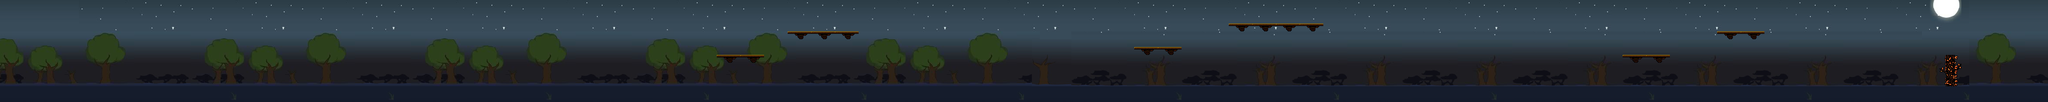

The image is a tile-based game level rendered from a .tmx file. Its description and source (layers, tilesets, objects; grid data summarised) follow:
An orthogonal 260x13 tile map with 16x16 px tiles, 2 tile layers (Background, graphics), 4 tilesets and 39 objects.

<map version="1.8" tiledversion="1.8.4" orientation="orthogonal" renderorder="right-down" width="260" height="13" tilewidth="16" tileheight="16" infinite="0" nextlayerid="12" nextobjectid="54">
 <tileset firstgid="1" source="background.tsx" />
 <tileset firstgid="981" source="AutumnHillsWall1x4_16.tsx" />
 <tileset firstgid="993" source="MovingPlatform_8.tsx" />
 <tileset firstgid="996" source="Ground.tsx" />
 <layer id="1" name="Background" width="260" height="13">
  <data>[3380 cells, 2900 non-empty, 417 distinct tile ids]</data>
 </layer>
 <layer id="2" name="graphics" width="260" height="13">
  <data>[3380 cells, 537 non-empty, 55 distinct tile ids]</data>
 </layer>
 <objectgroup id="3" name="ground">
  <object id="50" x="160" y="176" width="3840" height="32" />
  <object id="52" x="4000" y="144" height="32" />
  <object id="53" x="160" y="144" height="32" />
 </objectgroup>
 <objectgroup id="4" name="enemies">
  <object id="11" x="3744" y="160" width="16" height="16" />
  <object id="12" x="2576" y="32" width="16" height="16" />
  <object id="13" x="2464" y="160" width="16" height="16" />
  <object id="14" x="3200" y="160" width="16" height="16" />
  <object id="15" x="1968" y="160" width="16" height="16" />
  <object id="16" x="688" y="160" width="16" height="16" />
  <object id="17" x="1536" y="160" width="16" height="16" />
 </objectgroup>
 <objectgroup id="5" name="platform">
  <object id="18" x="3488" y="64" width="96" height="16" />
  <object id="19" x="3296" y="112" width="96" height="16" />
  <object id="20" x="2496" y="48" width="192" height="16" />
  <object id="23" x="2304" y="96" width="96" height="16" />
  <object id="24" x="1600" y="64" width="144" height="16" />
  <object id="25" x="1456" y="112" width="96" height="16" />
 </objectgroup>
 <objectgroup id="6" name="finish">
  <object id="26" x="3952" y="112" width="16" height="64" />
 </objectgroup>
 <objectgroup id="7" name="barrier">
  <object id="4" x="4000" y="160" height="16" />
  <object id="5" x="160" y="160" height="16" />
  <object id="27" x="2688" y="32" height="16" />
  <object id="28" x="2496" y="32" height="16" />
  <object id="29" x="2736" y="160" height="16" />
  <object id="30" x="1760" y="160" height="16" />
  <object id="31" x="880" y="160" height="16" />
 </objectgroup>
 <objectgroup id="8" name="coins">
  <object id="32" x="368" y="160" width="16" height="16" />
  <object id="33" x="480" y="160" width="16" height="16" />
  <object id="34" x="912" y="160" width="16" height="16" />
  <object id="37" x="1328" y="160" width="16" height="16" />
  <object id="38" x="1632" y="48" width="16" height="16" />
  <object id="39" x="1696" y="48" width="16" height="16" />
  <object id="41" x="2352" y="80" width="16" height="16" />
  <object id="42" x="2528" y="32" width="16" height="16" />
  <object id="43" x="2640" y="32" width="16" height="16" />
  <object id="44" x="2912" y="160" width="16" height="16" />
  <object id="45" x="3328" y="96" width="16" height="16" />
 </objectgroup>
 <objectgroup id="9" name="health">
  <object id="7" x="3536" y="48" width="16" height="16" />
  <object id="8" x="2592" y="32" width="16" height="16" />
  <object id="10" x="1136" y="160" width="16" height="16" />
 </objectgroup>
 <objectgroup id="10" name="skylimit">
  <object id="6" x="160" y="0" width="3840" />
 </objectgroup>
</map>
